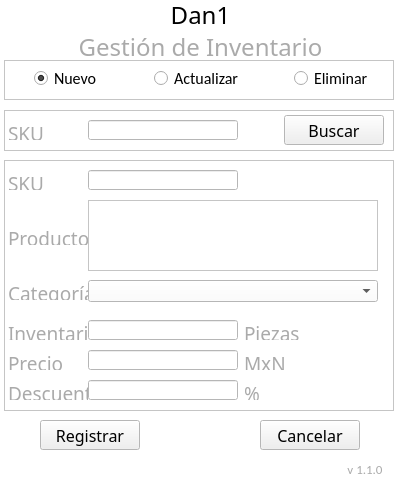
<?xml version="1.0" encoding="UTF-8"?>
<ui version="4.0">
 <class>MainWindow</class>
 <widget class="QMainWindow" name="MainWindow">
  <property name="geometry">
   <rect>
    <x>0</x>
    <y>0</y>
    <width>400</width>
    <height>480</height>
   </rect>
  </property>
  <property name="minimumSize">
   <size>
    <width>400</width>
    <height>480</height>
   </size>
  </property>
  <property name="maximumSize">
   <size>
    <width>400</width>
    <height>480</height>
   </size>
  </property>
  <property name="palette">
   <palette>
    <active>
     <colorrole role="Base">
      <brush brushstyle="SolidPattern">
       <color alpha="255">
        <red>255</red>
        <green>255</green>
        <blue>255</blue>
       </color>
      </brush>
     </colorrole>
     <colorrole role="Window">
      <brush brushstyle="SolidPattern">
       <color alpha="255">
        <red>255</red>
        <green>255</green>
        <blue>255</blue>
       </color>
      </brush>
     </colorrole>
    </active>
    <inactive>
     <colorrole role="Base">
      <brush brushstyle="SolidPattern">
       <color alpha="255">
        <red>255</red>
        <green>255</green>
        <blue>255</blue>
       </color>
      </brush>
     </colorrole>
     <colorrole role="Window">
      <brush brushstyle="SolidPattern">
       <color alpha="255">
        <red>255</red>
        <green>255</green>
        <blue>255</blue>
       </color>
      </brush>
     </colorrole>
    </inactive>
    <disabled>
     <colorrole role="Base">
      <brush brushstyle="SolidPattern">
       <color alpha="255">
        <red>255</red>
        <green>255</green>
        <blue>255</blue>
       </color>
      </brush>
     </colorrole>
     <colorrole role="Window">
      <brush brushstyle="SolidPattern">
       <color alpha="255">
        <red>255</red>
        <green>255</green>
        <blue>255</blue>
       </color>
      </brush>
     </colorrole>
    </disabled>
   </palette>
  </property>
  <property name="windowTitle">
   <string>Gestion de Inventario</string>
  </property>
  <widget class="QWidget" name="centralwidget">
   <widget class="QFrame" name="fr_Accion">
    <property name="geometry">
     <rect>
      <x>4</x>
      <y>60</y>
      <width>390</width>
      <height>40</height>
     </rect>
    </property>
    <property name="frameShape">
     <enum>QFrame::StyledPanel</enum>
    </property>
    <property name="frameShadow">
     <enum>QFrame::Raised</enum>
    </property>
    <widget class="QRadioButton" name="b_nuevo">
     <property name="geometry">
      <rect>
       <x>30</x>
       <y>10</y>
       <width>70</width>
       <height>17</height>
      </rect>
     </property>
     <property name="font">
      <font>
       <family>Calibri</family>
       <pointsize>12</pointsize>
      </font>
     </property>
     <property name="focusPolicy">
      <enum>Qt::StrongFocus</enum>
     </property>
     <property name="text">
      <string>Nuevo</string>
     </property>
     <property name="checked">
      <bool>true</bool>
     </property>
    </widget>
    <widget class="QRadioButton" name="b_eliminar">
     <property name="geometry">
      <rect>
       <x>290</x>
       <y>10</y>
       <width>80</width>
       <height>17</height>
      </rect>
     </property>
     <property name="font">
      <font>
       <family>Calibri</family>
       <pointsize>12</pointsize>
      </font>
     </property>
     <property name="focusPolicy">
      <enum>Qt::StrongFocus</enum>
     </property>
     <property name="text">
      <string>Eliminar</string>
     </property>
    </widget>
    <widget class="QRadioButton" name="b_actualizar">
     <property name="geometry">
      <rect>
       <x>150</x>
       <y>10</y>
       <width>90</width>
       <height>17</height>
      </rect>
     </property>
     <property name="font">
      <font>
       <family>Calibri</family>
       <pointsize>12</pointsize>
      </font>
     </property>
     <property name="focusPolicy">
      <enum>Qt::StrongFocus</enum>
     </property>
     <property name="text">
      <string>Actualizar</string>
     </property>
     <property name="checked">
      <bool>false</bool>
     </property>
    </widget>
   </widget>
   <widget class="QLabel" name="L2">
    <property name="geometry">
     <rect>
      <x>0</x>
      <y>30</y>
      <width>401</width>
      <height>30</height>
     </rect>
    </property>
    <property name="font">
     <font>
      <family>Swis721 LtCn BT</family>
      <pointsize>18</pointsize>
     </font>
    </property>
    <property name="frameShadow">
     <enum>QFrame::Plain</enum>
    </property>
    <property name="midLineWidth">
     <number>0</number>
    </property>
    <property name="text">
     <string>&lt;html&gt;&lt;head/&gt;&lt;body&gt;&lt;p&gt;&lt;span style=&quot; color:#aaaaaa;&quot;&gt;Gestión de Inventario&lt;/span&gt;&lt;/p&gt;&lt;/body&gt;&lt;/html&gt;</string>
    </property>
    <property name="alignment">
     <set>Qt::AlignCenter</set>
    </property>
   </widget>
   <widget class="QLabel" name="L1">
    <property name="geometry">
     <rect>
      <x>0</x>
      <y>0</y>
      <width>401</width>
      <height>30</height>
     </rect>
    </property>
    <property name="font">
     <font>
      <family>Impact</family>
      <pointsize>18</pointsize>
     </font>
    </property>
    <property name="text">
     <string>Dan1</string>
    </property>
    <property name="alignment">
     <set>Qt::AlignCenter</set>
    </property>
   </widget>
   <widget class="QFrame" name="fr_buscar">
    <property name="geometry">
     <rect>
      <x>4</x>
      <y>110</y>
      <width>390</width>
      <height>41</height>
     </rect>
    </property>
    <property name="frameShape">
     <enum>QFrame::StyledPanel</enum>
    </property>
    <property name="frameShadow">
     <enum>QFrame::Raised</enum>
    </property>
    <widget class="QPushButton" name="b_Buscar">
     <property name="geometry">
      <rect>
       <x>280</x>
       <y>5</y>
       <width>100</width>
       <height>30</height>
      </rect>
     </property>
     <property name="font">
      <font>
       <family>Swis721 LtCn BT</family>
       <pointsize>12</pointsize>
      </font>
     </property>
     <property name="focusPolicy">
      <enum>Qt::StrongFocus</enum>
     </property>
     <property name="text">
      <string>Buscar</string>
     </property>
    </widget>
    <widget class="QLabel" name="L3">
     <property name="geometry">
      <rect>
       <x>4</x>
       <y>10</y>
       <width>80</width>
       <height>20</height>
      </rect>
     </property>
     <property name="font">
      <font>
       <family>Swis721 LtCn BT</family>
       <pointsize>14</pointsize>
      </font>
     </property>
     <property name="text">
      <string>&lt;html&gt;&lt;head/&gt;&lt;body&gt;&lt;p&gt;&lt;span style=&quot; color:#aaaaaa;&quot;&gt;SKU&lt;/span&gt;&lt;/p&gt;&lt;/body&gt;&lt;/html&gt;</string>
     </property>
    </widget>
    <widget class="QLineEdit" name="D_sku">
     <property name="geometry">
      <rect>
       <x>84</x>
       <y>10</y>
       <width>150</width>
       <height>20</height>
      </rect>
     </property>
     <property name="palette">
      <palette>
       <active>
        <colorrole role="Text">
         <brush brushstyle="SolidPattern">
          <color alpha="255">
           <red>0</red>
           <green>160</green>
           <blue>245</blue>
          </color>
         </brush>
        </colorrole>
       </active>
       <inactive>
        <colorrole role="Text">
         <brush brushstyle="SolidPattern">
          <color alpha="255">
           <red>0</red>
           <green>160</green>
           <blue>245</blue>
          </color>
         </brush>
        </colorrole>
       </inactive>
       <disabled>
        <colorrole role="Text">
         <brush brushstyle="SolidPattern">
          <color alpha="255">
           <red>120</red>
           <green>120</green>
           <blue>120</blue>
          </color>
         </brush>
        </colorrole>
       </disabled>
      </palette>
     </property>
     <property name="font">
      <font>
       <family>Calibri</family>
       <pointsize>12</pointsize>
      </font>
     </property>
     <property name="text">
      <string/>
     </property>
     <property name="maxLength">
      <number>10</number>
     </property>
     <property name="clearButtonEnabled">
      <bool>true</bool>
     </property>
    </widget>
   </widget>
   <widget class="QFrame" name="fr_datos">
    <property name="geometry">
     <rect>
      <x>4</x>
      <y>160</y>
      <width>390</width>
      <height>251</height>
     </rect>
    </property>
    <property name="frameShape">
     <enum>QFrame::StyledPanel</enum>
    </property>
    <property name="frameShadow">
     <enum>QFrame::Raised</enum>
    </property>
    <widget class="QLabel" name="L4">
     <property name="geometry">
      <rect>
       <x>4</x>
       <y>10</y>
       <width>80</width>
       <height>20</height>
      </rect>
     </property>
     <property name="font">
      <font>
       <family>Swis721 LtCn BT</family>
       <pointsize>14</pointsize>
      </font>
     </property>
     <property name="text">
      <string>&lt;html&gt;&lt;head/&gt;&lt;body&gt;&lt;p&gt;&lt;span style=&quot; color:#aaaaaa;&quot;&gt;SKU&lt;/span&gt;&lt;/p&gt;&lt;/body&gt;&lt;/html&gt;</string>
     </property>
    </widget>
    <widget class="QLineEdit" name="D_sku_2">
     <property name="geometry">
      <rect>
       <x>84</x>
       <y>10</y>
       <width>150</width>
       <height>20</height>
      </rect>
     </property>
     <property name="palette">
      <palette>
       <active>
        <colorrole role="Text">
         <brush brushstyle="SolidPattern">
          <color alpha="255">
           <red>0</red>
           <green>160</green>
           <blue>245</blue>
          </color>
         </brush>
        </colorrole>
       </active>
       <inactive>
        <colorrole role="Text">
         <brush brushstyle="SolidPattern">
          <color alpha="255">
           <red>0</red>
           <green>160</green>
           <blue>245</blue>
          </color>
         </brush>
        </colorrole>
       </inactive>
       <disabled>
        <colorrole role="Text">
         <brush brushstyle="SolidPattern">
          <color alpha="255">
           <red>120</red>
           <green>120</green>
           <blue>120</blue>
          </color>
         </brush>
        </colorrole>
       </disabled>
      </palette>
     </property>
     <property name="font">
      <font>
       <family>Calibri</family>
       <pointsize>12</pointsize>
      </font>
     </property>
     <property name="text">
      <string/>
     </property>
     <property name="maxLength">
      <number>10</number>
     </property>
     <property name="clearButtonEnabled">
      <bool>true</bool>
     </property>
    </widget>
    <widget class="QLabel" name="L5">
     <property name="geometry">
      <rect>
       <x>4</x>
       <y>65</y>
       <width>80</width>
       <height>20</height>
      </rect>
     </property>
     <property name="font">
      <font>
       <family>Swis721 LtCn BT</family>
       <pointsize>14</pointsize>
      </font>
     </property>
     <property name="text">
      <string>&lt;html&gt;&lt;head/&gt;&lt;body&gt;&lt;p&gt;&lt;span style=&quot; color:#aaaaaa;&quot;&gt;Producto&lt;/span&gt;&lt;/p&gt;&lt;/body&gt;&lt;/html&gt;</string>
     </property>
    </widget>
    <widget class="QTextEdit" name="D_producto">
     <property name="geometry">
      <rect>
       <x>84</x>
       <y>40</y>
       <width>290</width>
       <height>71</height>
      </rect>
     </property>
     <property name="palette">
      <palette>
       <active>
        <colorrole role="Text">
         <brush brushstyle="SolidPattern">
          <color alpha="255">
           <red>0</red>
           <green>160</green>
           <blue>245</blue>
          </color>
         </brush>
        </colorrole>
       </active>
       <inactive>
        <colorrole role="Text">
         <brush brushstyle="SolidPattern">
          <color alpha="255">
           <red>0</red>
           <green>160</green>
           <blue>245</blue>
          </color>
         </brush>
        </colorrole>
       </inactive>
       <disabled>
        <colorrole role="Text">
         <brush brushstyle="SolidPattern">
          <color alpha="255">
           <red>120</red>
           <green>120</green>
           <blue>120</blue>
          </color>
         </brush>
        </colorrole>
       </disabled>
      </palette>
     </property>
     <property name="font">
      <font>
       <family>Calibri</family>
       <pointsize>12</pointsize>
      </font>
     </property>
     <property name="html">
      <string>&lt;!DOCTYPE HTML PUBLIC &quot;-//W3C//DTD HTML 4.0//EN&quot; &quot;http://www.w3.org/TR/REC-html40/strict.dtd&quot;&gt;
&lt;html&gt;&lt;head&gt;&lt;meta name=&quot;qrichtext&quot; content=&quot;1&quot; /&gt;&lt;style type=&quot;text/css&quot;&gt;
p, li { white-space: pre-wrap; }
&lt;/style&gt;&lt;/head&gt;&lt;body style=&quot; font-family:'Calibri'; font-size:12pt; font-weight:400; font-style:normal;&quot;&gt;
&lt;p style=&quot;-qt-paragraph-type:empty; margin-top:0px; margin-bottom:0px; margin-left:0px; margin-right:0px; -qt-block-indent:0; text-indent:0px;&quot;&gt;&lt;br /&gt;&lt;/p&gt;&lt;/body&gt;&lt;/html&gt;</string>
     </property>
     <property name="acceptRichText">
      <bool>false</bool>
     </property>
    </widget>
    <widget class="QLabel" name="L6">
     <property name="geometry">
      <rect>
       <x>4</x>
       <y>120</y>
       <width>80</width>
       <height>20</height>
      </rect>
     </property>
     <property name="font">
      <font>
       <family>Swis721 LtCn BT</family>
       <pointsize>14</pointsize>
      </font>
     </property>
     <property name="text">
      <string>&lt;html&gt;&lt;head/&gt;&lt;body&gt;&lt;p&gt;&lt;span style=&quot; color:#aaaaaa;&quot;&gt;Categoría&lt;/span&gt;&lt;/p&gt;&lt;/body&gt;&lt;/html&gt;</string>
     </property>
    </widget>
    <widget class="QComboBox" name="D_categoria">
     <property name="geometry">
      <rect>
       <x>84</x>
       <y>120</y>
       <width>290</width>
       <height>22</height>
      </rect>
     </property>
     <property name="palette">
      <palette>
       <active>
        <colorrole role="Button">
         <brush brushstyle="SolidPattern">
          <color alpha="255">
           <red>255</red>
           <green>255</green>
           <blue>255</blue>
          </color>
         </brush>
        </colorrole>
        <colorrole role="Text">
         <brush brushstyle="SolidPattern">
          <color alpha="255">
           <red>0</red>
           <green>160</green>
           <blue>245</blue>
          </color>
         </brush>
        </colorrole>
        <colorrole role="Base">
         <brush brushstyle="SolidPattern">
          <color alpha="255">
           <red>255</red>
           <green>255</green>
           <blue>255</blue>
          </color>
         </brush>
        </colorrole>
        <colorrole role="Window">
         <brush brushstyle="SolidPattern">
          <color alpha="255">
           <red>255</red>
           <green>255</green>
           <blue>255</blue>
          </color>
         </brush>
        </colorrole>
       </active>
       <inactive>
        <colorrole role="Button">
         <brush brushstyle="SolidPattern">
          <color alpha="255">
           <red>255</red>
           <green>255</green>
           <blue>255</blue>
          </color>
         </brush>
        </colorrole>
        <colorrole role="Text">
         <brush brushstyle="SolidPattern">
          <color alpha="255">
           <red>0</red>
           <green>160</green>
           <blue>245</blue>
          </color>
         </brush>
        </colorrole>
        <colorrole role="Base">
         <brush brushstyle="SolidPattern">
          <color alpha="255">
           <red>255</red>
           <green>255</green>
           <blue>255</blue>
          </color>
         </brush>
        </colorrole>
        <colorrole role="Window">
         <brush brushstyle="SolidPattern">
          <color alpha="255">
           <red>255</red>
           <green>255</green>
           <blue>255</blue>
          </color>
         </brush>
        </colorrole>
       </inactive>
       <disabled>
        <colorrole role="Button">
         <brush brushstyle="SolidPattern">
          <color alpha="255">
           <red>255</red>
           <green>255</green>
           <blue>255</blue>
          </color>
         </brush>
        </colorrole>
        <colorrole role="Text">
         <brush brushstyle="SolidPattern">
          <color alpha="255">
           <red>120</red>
           <green>120</green>
           <blue>120</blue>
          </color>
         </brush>
        </colorrole>
        <colorrole role="Base">
         <brush brushstyle="SolidPattern">
          <color alpha="255">
           <red>255</red>
           <green>255</green>
           <blue>255</blue>
          </color>
         </brush>
        </colorrole>
        <colorrole role="Window">
         <brush brushstyle="SolidPattern">
          <color alpha="255">
           <red>255</red>
           <green>255</green>
           <blue>255</blue>
          </color>
         </brush>
        </colorrole>
       </disabled>
      </palette>
     </property>
     <property name="styleSheet">
      <string notr="true">background-color: rgb(255, 255, 255);</string>
     </property>
     <property name="editable">
      <bool>false</bool>
     </property>
     <item>
      <property name="text">
       <string/>
      </property>
     </item>
    </widget>
    <widget class="QLineEdit" name="D_inventario">
     <property name="geometry">
      <rect>
       <x>84</x>
       <y>160</y>
       <width>150</width>
       <height>20</height>
      </rect>
     </property>
     <property name="palette">
      <palette>
       <active>
        <colorrole role="Text">
         <brush brushstyle="SolidPattern">
          <color alpha="255">
           <red>0</red>
           <green>160</green>
           <blue>245</blue>
          </color>
         </brush>
        </colorrole>
       </active>
       <inactive>
        <colorrole role="Text">
         <brush brushstyle="SolidPattern">
          <color alpha="255">
           <red>0</red>
           <green>160</green>
           <blue>245</blue>
          </color>
         </brush>
        </colorrole>
       </inactive>
       <disabled>
        <colorrole role="Text">
         <brush brushstyle="SolidPattern">
          <color alpha="255">
           <red>120</red>
           <green>120</green>
           <blue>120</blue>
          </color>
         </brush>
        </colorrole>
       </disabled>
      </palette>
     </property>
     <property name="font">
      <font>
       <family>Calibri</family>
       <pointsize>12</pointsize>
      </font>
     </property>
     <property name="text">
      <string/>
     </property>
     <property name="maxLength">
      <number>4</number>
     </property>
     <property name="clearButtonEnabled">
      <bool>true</bool>
     </property>
    </widget>
    <widget class="QLabel" name="L7">
     <property name="geometry">
      <rect>
       <x>4</x>
       <y>160</y>
       <width>80</width>
       <height>20</height>
      </rect>
     </property>
     <property name="font">
      <font>
       <family>Swis721 LtCn BT</family>
       <pointsize>14</pointsize>
      </font>
     </property>
     <property name="text">
      <string>&lt;html&gt;&lt;head/&gt;&lt;body&gt;&lt;p&gt;&lt;span style=&quot; color:#aaaaaa;&quot;&gt;Inventario&lt;/span&gt;&lt;/p&gt;&lt;/body&gt;&lt;/html&gt;</string>
     </property>
    </widget>
    <widget class="QLabel" name="L8">
     <property name="geometry">
      <rect>
       <x>4</x>
       <y>190</y>
       <width>80</width>
       <height>20</height>
      </rect>
     </property>
     <property name="font">
      <font>
       <family>Swis721 LtCn BT</family>
       <pointsize>14</pointsize>
      </font>
     </property>
     <property name="text">
      <string>&lt;html&gt;&lt;head/&gt;&lt;body&gt;&lt;p&gt;&lt;span style=&quot; color:#aaaaaa;&quot;&gt;Precio&lt;/span&gt;&lt;/p&gt;&lt;/body&gt;&lt;/html&gt;</string>
     </property>
    </widget>
    <widget class="QLineEdit" name="D_precio">
     <property name="geometry">
      <rect>
       <x>84</x>
       <y>190</y>
       <width>150</width>
       <height>20</height>
      </rect>
     </property>
     <property name="palette">
      <palette>
       <active>
        <colorrole role="Text">
         <brush brushstyle="SolidPattern">
          <color alpha="255">
           <red>0</red>
           <green>160</green>
           <blue>245</blue>
          </color>
         </brush>
        </colorrole>
       </active>
       <inactive>
        <colorrole role="Text">
         <brush brushstyle="SolidPattern">
          <color alpha="255">
           <red>0</red>
           <green>160</green>
           <blue>245</blue>
          </color>
         </brush>
        </colorrole>
       </inactive>
       <disabled>
        <colorrole role="Text">
         <brush brushstyle="SolidPattern">
          <color alpha="255">
           <red>120</red>
           <green>120</green>
           <blue>120</blue>
          </color>
         </brush>
        </colorrole>
       </disabled>
      </palette>
     </property>
     <property name="font">
      <font>
       <family>Calibri</family>
       <pointsize>12</pointsize>
      </font>
     </property>
     <property name="maxLength">
      <number>10</number>
     </property>
     <property name="frame">
      <bool>true</bool>
     </property>
     <property name="placeholderText">
      <string/>
     </property>
     <property name="clearButtonEnabled">
      <bool>true</bool>
     </property>
    </widget>
    <widget class="QLineEdit" name="D_descuento">
     <property name="geometry">
      <rect>
       <x>84</x>
       <y>220</y>
       <width>150</width>
       <height>20</height>
      </rect>
     </property>
     <property name="palette">
      <palette>
       <active>
        <colorrole role="Text">
         <brush brushstyle="SolidPattern">
          <color alpha="255">
           <red>0</red>
           <green>160</green>
           <blue>245</blue>
          </color>
         </brush>
        </colorrole>
       </active>
       <inactive>
        <colorrole role="Text">
         <brush brushstyle="SolidPattern">
          <color alpha="255">
           <red>0</red>
           <green>160</green>
           <blue>245</blue>
          </color>
         </brush>
        </colorrole>
       </inactive>
       <disabled>
        <colorrole role="Text">
         <brush brushstyle="SolidPattern">
          <color alpha="255">
           <red>120</red>
           <green>120</green>
           <blue>120</blue>
          </color>
         </brush>
        </colorrole>
       </disabled>
      </palette>
     </property>
     <property name="font">
      <font>
       <family>Calibri</family>
       <pointsize>12</pointsize>
      </font>
     </property>
     <property name="text">
      <string/>
     </property>
     <property name="maxLength">
      <number>10</number>
     </property>
     <property name="clearButtonEnabled">
      <bool>true</bool>
     </property>
    </widget>
    <widget class="QLabel" name="L9">
     <property name="geometry">
      <rect>
       <x>4</x>
       <y>220</y>
       <width>80</width>
       <height>20</height>
      </rect>
     </property>
     <property name="font">
      <font>
       <family>Swis721 LtCn BT</family>
       <pointsize>14</pointsize>
      </font>
     </property>
     <property name="text">
      <string>&lt;html&gt;&lt;head/&gt;&lt;body&gt;&lt;p&gt;&lt;span style=&quot; color:#aaaaaa;&quot;&gt;Descuento&lt;/span&gt;&lt;/p&gt;&lt;/body&gt;&lt;/html&gt;</string>
     </property>
    </widget>
    <widget class="QLabel" name="L11">
     <property name="geometry">
      <rect>
       <x>240</x>
       <y>190</y>
       <width>80</width>
       <height>20</height>
      </rect>
     </property>
     <property name="font">
      <font>
       <family>Swis721 LtCn BT</family>
       <pointsize>14</pointsize>
      </font>
     </property>
     <property name="text">
      <string>&lt;html&gt;&lt;head/&gt;&lt;body&gt;&lt;p&gt;&lt;span style=&quot; color:#aaaaaa;&quot;&gt;MxN&lt;/span&gt;&lt;/p&gt;&lt;/body&gt;&lt;/html&gt;</string>
     </property>
    </widget>
    <widget class="QLabel" name="L12">
     <property name="geometry">
      <rect>
       <x>240</x>
       <y>220</y>
       <width>80</width>
       <height>20</height>
      </rect>
     </property>
     <property name="font">
      <font>
       <family>Swis721 LtCn BT</family>
       <pointsize>14</pointsize>
      </font>
     </property>
     <property name="text">
      <string>&lt;html&gt;&lt;head/&gt;&lt;body&gt;&lt;p&gt;&lt;span style=&quot; color:#aaaaaa;&quot;&gt;%&lt;/span&gt;&lt;/p&gt;&lt;/body&gt;&lt;/html&gt;</string>
     </property>
    </widget>
    <widget class="QLabel" name="L10">
     <property name="geometry">
      <rect>
       <x>240</x>
       <y>160</y>
       <width>80</width>
       <height>20</height>
      </rect>
     </property>
     <property name="font">
      <font>
       <family>Swis721 LtCn BT</family>
       <pointsize>14</pointsize>
      </font>
     </property>
     <property name="text">
      <string>&lt;html&gt;&lt;head/&gt;&lt;body&gt;&lt;p&gt;&lt;span style=&quot; color:#aaaaaa;&quot;&gt;Piezas&lt;/span&gt;&lt;/p&gt;&lt;/body&gt;&lt;/html&gt;</string>
     </property>
    </widget>
   </widget>
   <widget class="QPushButton" name="b_Registrar">
    <property name="geometry">
     <rect>
      <x>40</x>
      <y>420</y>
      <width>100</width>
      <height>30</height>
     </rect>
    </property>
    <property name="font">
     <font>
      <family>Swis721 LtCn BT</family>
      <pointsize>12</pointsize>
     </font>
    </property>
    <property name="focusPolicy">
     <enum>Qt::StrongFocus</enum>
    </property>
    <property name="text">
     <string>Registrar</string>
    </property>
   </widget>
   <widget class="QPushButton" name="b_Cancelar">
    <property name="geometry">
     <rect>
      <x>260</x>
      <y>420</y>
      <width>100</width>
      <height>30</height>
     </rect>
    </property>
    <property name="font">
     <font>
      <family>Swis721 LtCn BT</family>
      <pointsize>12</pointsize>
     </font>
    </property>
    <property name="focusPolicy">
     <enum>Qt::StrongFocus</enum>
    </property>
    <property name="text">
     <string>Cancelar</string>
    </property>
   </widget>
   <widget class="QLabel" name="L13">
    <property name="geometry">
     <rect>
      <x>340</x>
      <y>460</y>
      <width>50</width>
      <height>20</height>
     </rect>
    </property>
    <property name="font">
     <font>
      <family>Calibri</family>
      <pointsize>14</pointsize>
     </font>
    </property>
    <property name="text">
     <string>&lt;html&gt;&lt;head/&gt;&lt;body&gt;&lt;p&gt;&lt;span style=&quot; font-size:10pt; color:#aaaaaa;&quot;&gt;v 1.1.0&lt;/span&gt;&lt;/p&gt;&lt;/body&gt;&lt;/html&gt;</string>
    </property>
    <property name="alignment">
     <set>Qt::AlignCenter</set>
    </property>
   </widget>
  </widget>
 </widget>
 <resources/>
 <connections/>
</ui>
